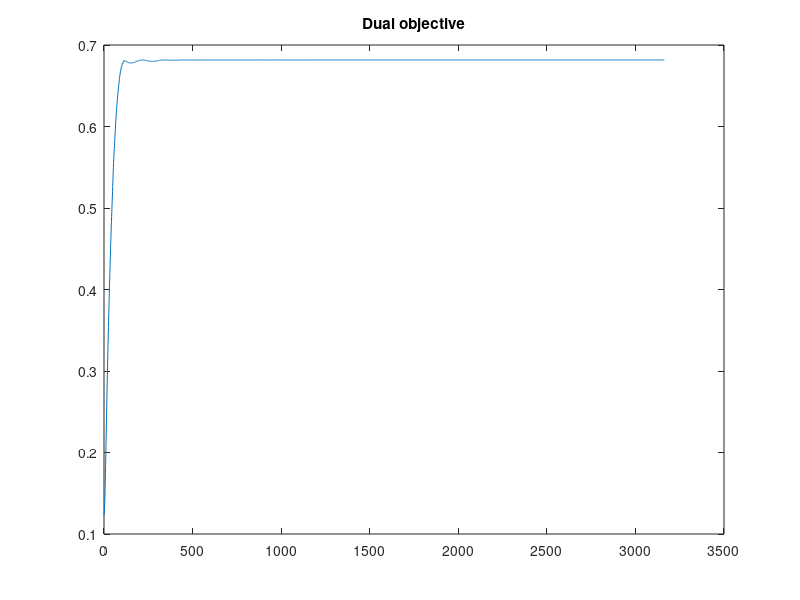
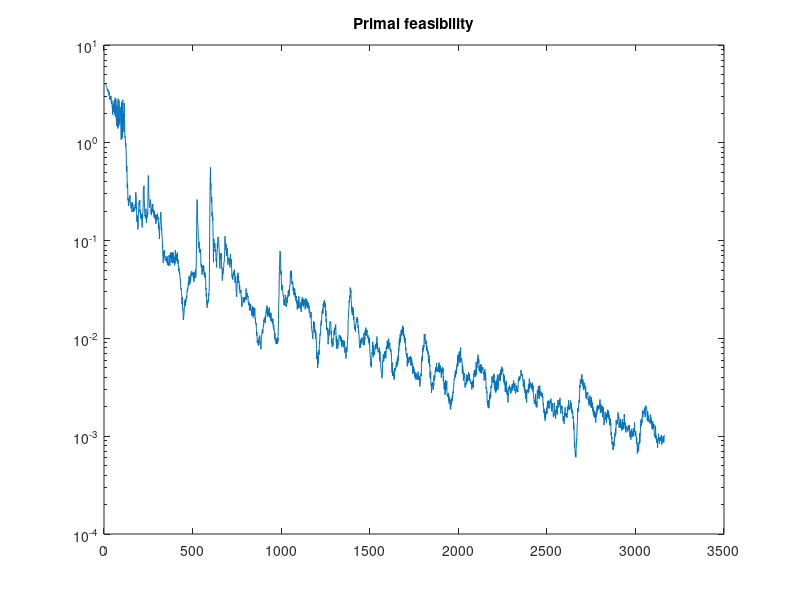
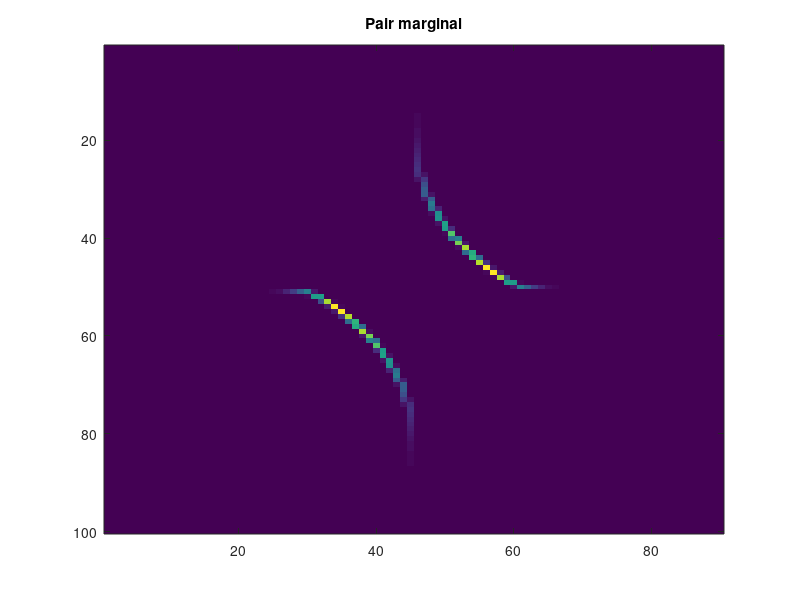

The MATLAB source for these figures, in order:
rng(1)

% marginal sizes
m = 100;
n = 90;

% inverse temp
beta = 1000;

eta = .5/beta; % step size
maxIter = ceil(100*sqrt(beta)); % number of iterations

%{
% sample random points with uniform marginals
x = sort(randn(m,1));
y = sort(randn(n,1));
mu = ones(m,1)/m;
nu = ones(n,1)/n;
%}

% equispaced points with gaussian / double-well marginals
x = linspace(-4,4,m)';
y = linspace(-4,4,n)';
mu = exp(-x.^2/2);
nu = exp(-(y.^4-y.^2)/2);
mu = mu/sum(mu);
nu = nu/sum(nu);

% form quadratic cost
C = 1./sqrt(.1^2 + (x-y.').^2 );

% initialize dual variables
phi = zeros(m,1);
psi = zeros(n,1);

% prepare to launch
dualHist = zeros(maxIter,1);
feasHist = zeros(maxIter,1);

tprev = 1;
phiprev = phi;
psiprev = psi;

% main loop
for iter=1:maxIter
    t = (1+sqrt(1+4*tprev^2))/2;

    A = C - phi - psi';
    X = exp(-beta*A);
    val = sum(sum(X));
    dualHist(iter) = dot(phi,mu)+dot(psi,nu)-(1/beta)*log(val);
    P = X/val;
    gr1 = mu - sum(P,2);
    gr2 = nu - sum(P,1)';
    feasHist(iter) = norm(gr1,1)+norm(gr2,1);

    phi = phi + eta*norm(gr1,1)*sign(gr1);
    psi = psi + eta*norm(gr2,1)*sign(gr2);

    phi = phi-mean(phi);
    psi = psi-mean(psi);

    phinew = phi + ((tprev-1)/t)*(phi-phiprev);
    psinew = psi + ((tprev-1)/t)*(psi-psiprev);

    phiprev = phi;
    psiprev = psi;
    phi = phinew;
    psi = psinew;
    tprev = t;
end

figure(1);plot(dualHist);title('Dual objective')
figure(2);semilogy(feasHist);title('Primal feasibility')
figure(3);imagesc(P);title('Pair marginal')